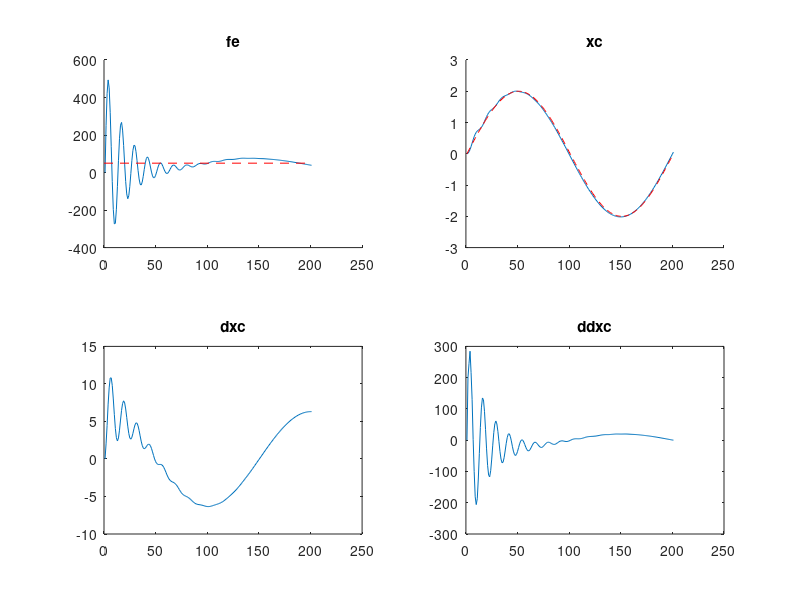

Recreate this plot in MATLAB.
clear all;

t = 0.01;
m = 1; k =0;  b =65;
xc = 0; dxc= 0; ddxc = 0;
xe = 0; dxe = 0; ddxe= 0;
delta_dxc = 0; delta_dxe=0;
de=0;

fd = 50;
ke = 4000;  
phi_t = 0;
fe = 0;
delta_f = 0;

ddelta_f = 0;
sigma_recip = 0;
sigma_exp = 0;
sigma_ava = 0;

alpha = 1; beta = 1;% there is no commit about the selection of alpha and beta
U_limit = (m + b*t)/b * t;

for i=1 :200
    
    xe(i+1) = 2*sin(i*2*pi/200);
    dxe(i+1) = 2*pi/100*cos(i*2*pi/200);
    ddxe(i+1) = -2*(pi/100)^2*sin(i*2*pi/200);
    fe(i+1) = ke * (xe(i+1) - xc(i));

    % Read force sensors
    delta_f(i+1) = fe(i+1) - fd;
    ddelta_f(i+1) = (delta_f(i+1) - delta_f(i))/t;
    
    % Dynamic sigma
    sigma_recip(i+1) = 1/(alpha * abs(delta_f(i+1)) + beta*abs(ddelta_f(i+1)) + U_limit);
    sigma_exp(i+1) = 1/( exp(alpha*abs(delta_f(i+1))) + exp(beta*abs(ddelta_f(i+1))) + U_limit);

    % Compensation , sigma_recip or sigma_exp?
    sigma_ava(i+1) = (sigma_recip(i+1) + sigma_exp(i+1))/2;
    phi_t(i+1) = phi_t(i) + sigma_ava(i+1) * (-delta_f(i)) / b;

    % Solve impendace function, de(i+1) - de(i), if we dont present like
    % this, it will counter problem at i = 1;
    ddxc(i+1) = ddxe(i+1) + (delta_f(i+1) - b*(delta_dxc(i) - delta_dxe(i) + phi_t(i+1)) )/m;
    dxc(i+1) = dxc(i) + ddxc(i+1)*t;
    xc(i+1) = xc(i) + dxc(i+1)*t;

    delta_dxc(i+1) = dxc(i+1) - dxc(i);
    delta_dxe(i+1) = dxe(i+1) - dxe(i);
end

y = 1:200;
figure(4);
subplot(2,2,1)
hold on;
plot(fe);
line([0,200],[fd,fd],"LineStyle", "--","color","r"); %fd
title("fe");
subplot(2,2,2);
hold on;
plot(xc);
%plot(xe);

plot(xe,"color","r","LineStyle", "--"); %xe
title("xc");
subplot(2,2,3);
plot(dxc);
title("dxc");
subplot(2,2,4);
plot(ddxc);
title("ddxc");